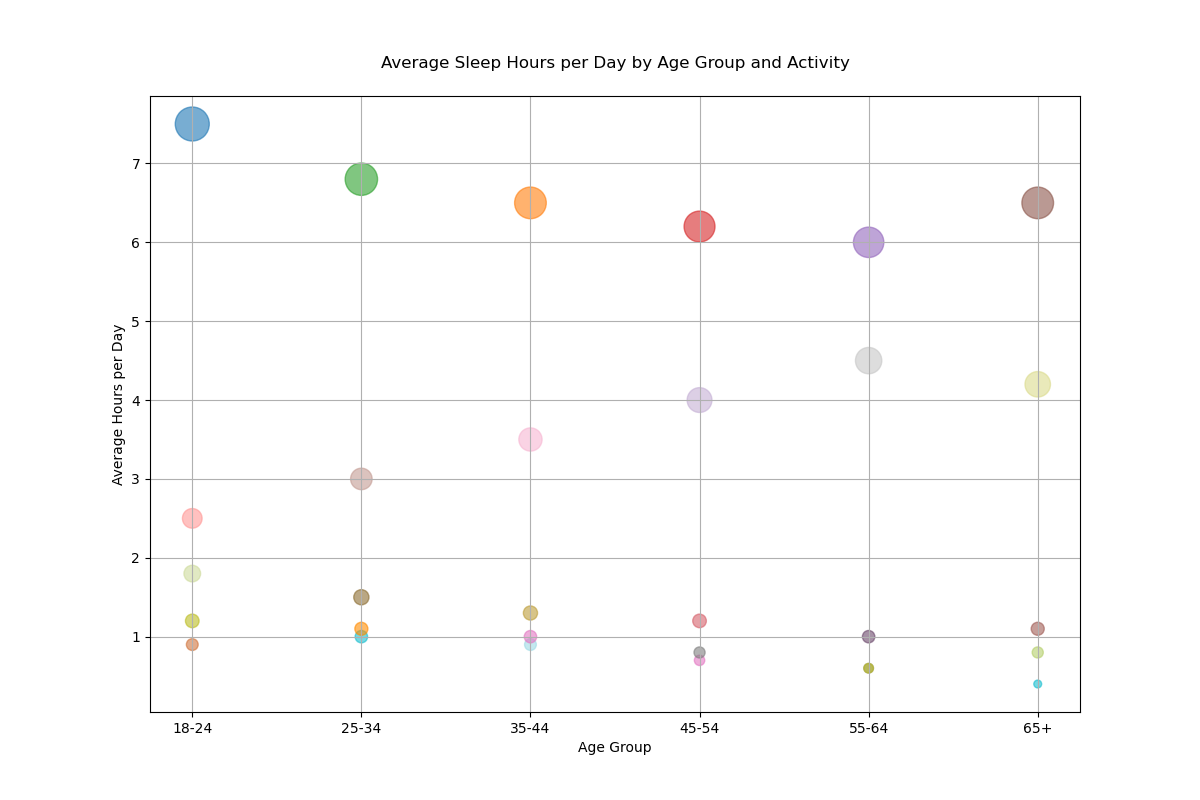

Python code for this plot:

import matplotlib.pyplot as plt

# Provided data for the chart
age_groups = ['18-24', '25-34', '35-44', '45-54', '55-64', '65+']
sleeping = [7.5, 6.8, 6.5, 6.2, 6.0, 6.5]
working = [2.5, 3.0, 3.5, 4.0, 4.5, 4.2]
socializing = [1.2, 1.0, 0.9, 0.7, 0.6, 0.8]
relaxing = [1.8, 1.5, 1.3, 1.2, 1.0, 1.1]
exercising = [0.9, 1.1, 1.0, 0.8, 0.6, 0.4]

# Bubble sizes, arbitrary values for visualization purposes
bubble_sizes = [size * 80 for size in sleeping + working + socializing + relaxing + exercising]

# Define colors for each activity
colors = [
    # Sleeping color codes
    '#1f77b4', '#2ca02c', '#ff7f0e', '#d62728', '#9467bd', '#8c564b',
    # Working color codes
    '#ff9896', '#c49c94', '#f7b6d2', '#c5b0d5', '#c7c7c7', '#dbdb8d',
    # Socializing color codes
    '#bcbd22', '#17becf', '#9edae5', '#e377c2', '#7f7f7f', '#b5cf6b',
    # Relaxing color codes
    '#cedb9c', '#8c6d31', '#bd9e39', '#d6616b', '#6b486b', '#a05d56',
    # Exercising color codes
    '#d0743c', '#ff8c00', '#e377c2', '#7f7f7f', '#bcbd22', '#17becf'
]

# Bubble chart
plt.figure(figsize=(12, 8))
plt.scatter(age_groups * 5, sleeping + working + socializing + relaxing + exercising, s=bubble_sizes, c=colors, alpha=0.6)

# Title and labels
plt.title('Average Sleep Hours per Day by Age Group and Activity', pad=20)
plt.xlabel('Age Group')
plt.ylabel('Average Hours per Day')

# Show grid
plt.grid(True)

# Show the figure
plt.show()
